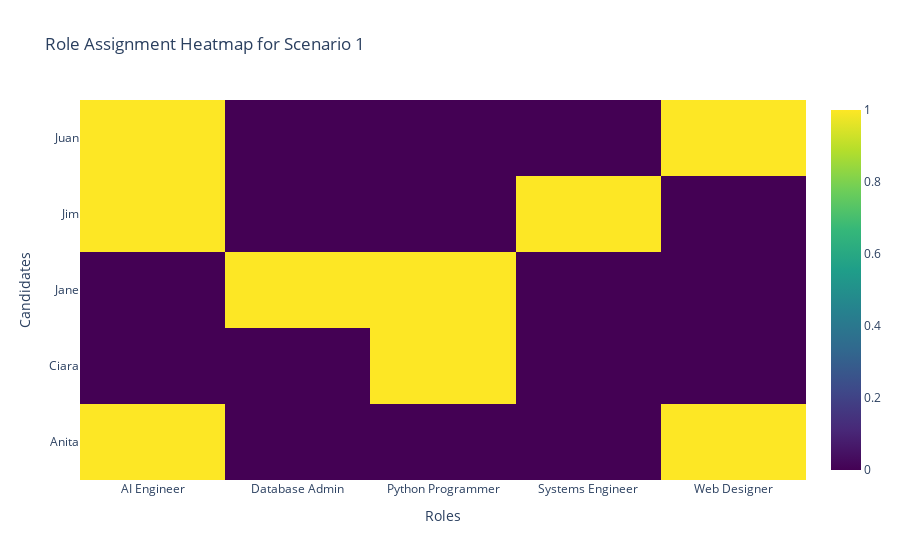

The notebook cell this image was saved under:
### Code cell
import plotly.graph_objs as go
import numpy as np

# Data for Scenario 1 combinations with candidates' roles
combinations_scenario_1 = {
    "Combination 1": {"Ciara": ["Python Programmer"], "Jane": ["Python Programmer", "Database Admin"], "Anita": ["AI Engineer", "Web Designer"], "Jim": ["AI Engineer", "Systems Engineer"]},
    "Combination 2": {"Ciara": ["Python Programmer"], "Jane": ["Python Programmer", "Database Admin"], "Jim": ["AI Engineer", "Systems Engineer"], "Anita": ["AI Engineer", "Web Designer"]},
    "Combination 3": {"Ciara": ["Python Programmer"], "Jane": ["Python Programmer", "Database Admin"], "Jim": ["AI Engineer", "Systems Engineer"], "Juan": ["AI Engineer", "Web Designer"]},
    "Combination 4": {"Ciara": ["Python Programmer"], "Jane": ["Python Programmer", "Database Admin"], "Juan": ["AI Engineer", "Web Designer"], "Jim": ["AI Engineer", "Systems Engineer"]}
}

# Preparing data for the heatmap
roles = sorted({"Python Programmer", "AI Engineer", "Web Designer", "Database Admin", "Systems Engineer"})
candidates = sorted({cand for combo in combinations_scenario_1.values() for cand in combo})

# Create a matrix to represent the data
heatmap_data = np.zeros((len(candidates), len(roles)))

for i, candidate in enumerate(candidates):
    for j, role in enumerate(roles):
        for combo in combinations_scenario_1.values():
            if candidate in combo and role in combo[candidate]:
                heatmap_data[i, j] = 1

# Create the heatmap
fig = go.Figure(data=go.Heatmap(
    z=heatmap_data,
    x=roles,
    y=candidates,
    hoverongaps=False,
    colorscale='Viridis'
))

# Update layout
fig.update_layout(
    title='Role Assignment Heatmap for Scenario 1',
    xaxis_nticks=len(roles),
    yaxis_nticks=len(candidates),
    xaxis_title="Roles",
    yaxis_title="Candidates"
)

# Show the plot
fig.show()

### Figure 1 — Plotly figure (JSON) as saved in the notebook; plotly's stock layout.template omitted (floating-point values rounded to 4 significant figures)
{"data": [{"colorscale": [[0, "#440154"], [0.1111, "#482878"], [0.2222, "#3e4989"], [0.3333, "#31688e"], [0.4444, "#26828e"], [0.5556, "#1f9e89"], [0.6667, "#35b779"], [0.7778, "#6ece58"], [0.8889, "#b5de2b"], [1, "#fde725"]], "hoverongaps": false, "type": "heatmap", "x": ["AI Engineer", "Database Admin", "Python Programmer", "Systems Engineer", "Web Designer"], "y": ["Anita", "Ciara", "Jane", "Jim", "Juan"], "z": [[1, 0, 0, 0, 1], [0, 0, 1, 0, 0], [0, 1, 1, 0, 0], [1, 0, 0, 1, 0], [1, 0, 0, 0, 1]]}], "layout": {"title": {"text": "Role Assignment Heatmap for Scenario 1"}, "xaxis": {"nticks": 5, "title": {"text": "Roles"}}, "yaxis": {"nticks": 5, "title": {"text": "Candidates"}}}}
